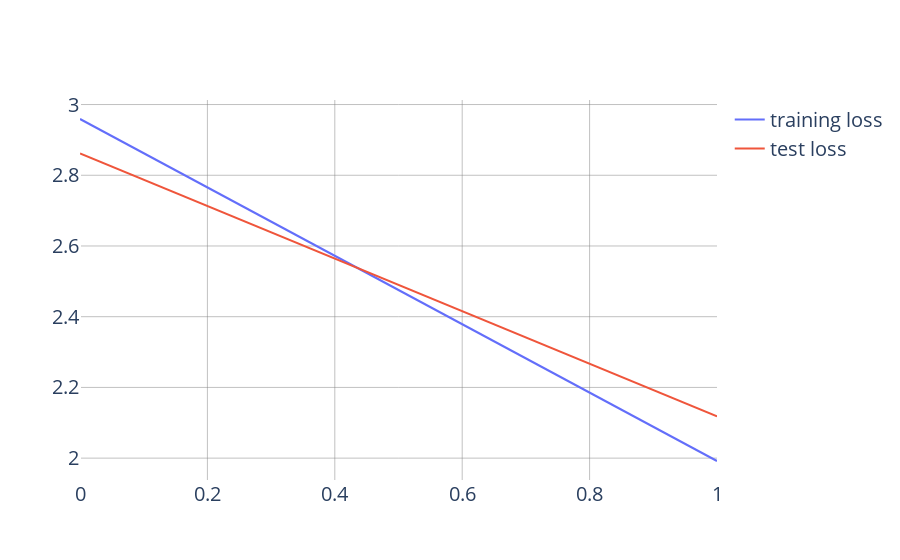

Source (notebook cell):
### Code cell
# Training and Test loss
fig = go.Figure()
fig.add_trace(go.Scatter(x=df['epoch'], y=df['loss'],
                    mode='lines',
                    name='training loss'))

fig.add_trace(go.Scatter(x=df['epoch'], y=df['val_loss'],
                    mode='lines',
                    name='test loss'))


fig.update_layout(
    font_size = 20,
    paper_bgcolor='rgba(0,0,0,0)',
    plot_bgcolor='rgba(0,0,0,0)',
)

fig.update_xaxes(showgrid=True, gridwidth=0.5, gridcolor='Gray')
fig.update_yaxes(showgrid=True, gridwidth=0.5, gridcolor='Gray')

### Figure 1 — Plotly figure (JSON) as saved in the notebook; plotly's stock layout.template omitted (floating-point values rounded to 4 significant figures)
{"data": [{"mode": "lines", "name": "training loss", "type": "scatter", "x": [0, 1], "y": [2.959, 1.992]}, {"mode": "lines", "name": "test loss", "type": "scatter", "x": [0, 1], "y": [2.862, 2.118]}], "layout": {"font": {"size": 20}, "paper_bgcolor": "rgba(0,0,0,0)", "plot_bgcolor": "rgba(0,0,0,0)", "xaxis": {"gridcolor": "Gray", "gridwidth": 0.5, "showgrid": true}, "yaxis": {"gridcolor": "Gray", "gridwidth": 0.5, "showgrid": true}}}
